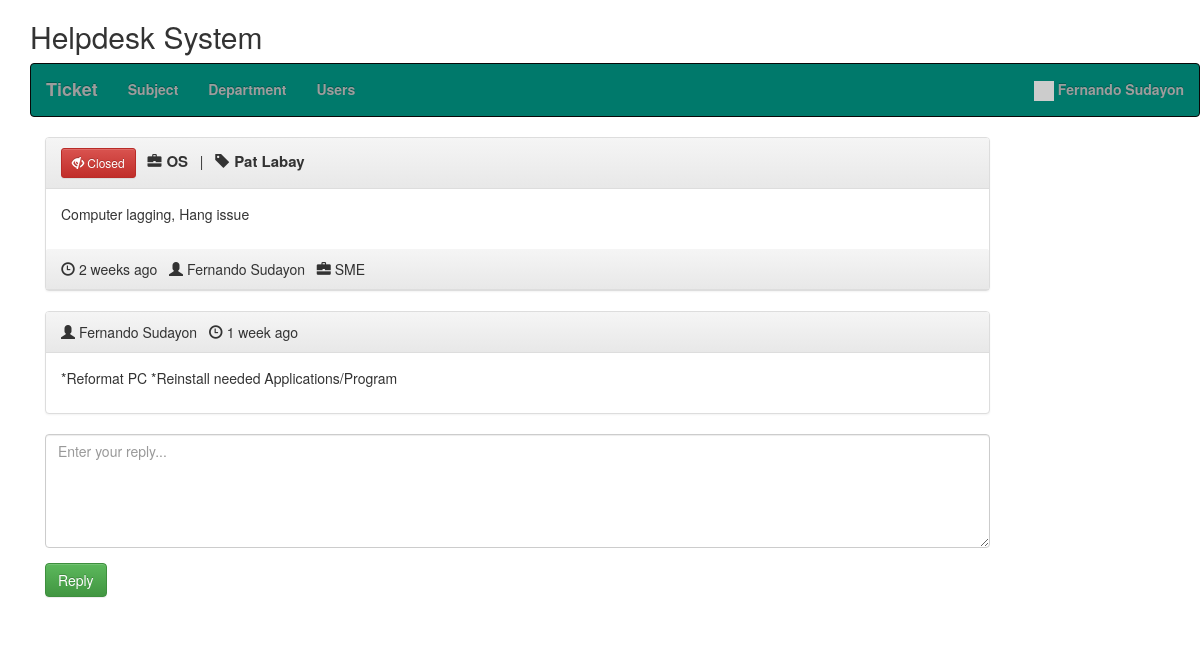
Page /view_ticket.php?id=67106bf24361c (signed in) on the committed database.
### tables this page shows
CREATE TABLE `hd_users` (
  `id` int(11) NOT NULL,
  `email` varchar(250) NOT NULL,
  `password` varchar(250) NOT NULL,
  `create_date` datetime NOT NULL DEFAULT current_timestamp(),
  `name` varchar(250) NOT NULL,
  `user_type` enum('admin','user') NOT NULL,
  `status` int(11) NOT NULL
);

CREATE TABLE `hd_subjects` (
  `id` int(11) NOT NULL,
  `name` varchar(120) NOT NULL,
  `status` int(11) NOT NULL DEFAULT 1
);

CREATE TABLE `hd_tickets` (
  `id` int(11) NOT NULL,
  `uniqid` varchar(20) NOT NULL,
  `user` int(11) NOT NULL,
  `createdfor` varchar(250) NOT NULL,
  `title` varchar(250) NOT NULL,
  `init_msg` text NOT NULL,
  `department` int(11) NOT NULL,
  `date` varchar(250) NOT NULL,
  `dateresolved` varchar(250) NOT NULL,
  `last_reply` int(11) NOT NULL,
  `user_read` int(11) NOT NULL,
  `admin_read` int(11) NOT NULL,
  `resolved` int(11) NOT NULL
);

CREATE TABLE `hd_departments` (
  `id` int(11) NOT NULL,
  `name` varchar(250) NOT NULL,
  `status` int(11) NOT NULL DEFAULT 1
);

CREATE TABLE `hd_ticket_replies` (
  `id` int(11) NOT NULL,
  `user` int(11) NOT NULL,
  `text` text NOT NULL,
  `ticket_id` text NOT NULL,
  `date` varchar(20) NOT NULL,
  `user_read` int(11) NOT NULL
);

### class/Database.php (called while the page is built, shortened)
<?php
class Database {
    public function dbConnect() {
        static $DBH = null;
        if (is_null($DBH)) {
			$connection = new mysqli(HOST, USER, PASSWORD, DATABASE);
			if($connection->connect_error){
				die("Error failed to connect to MySQL: " . $connection->connect_error);
			} else {
				$DBH = $connection;
			}
        }
        return $DBH;
    }
}

### init.php (called while the page is built, shortened)
<?php
require 'class/Database.php';
require 'class/Users.php';
require 'class/Time.php';
require 'class/Tickets.php';
require 'class/Subject.php';
$users = new Users;
$time = new Time;
$subject = new Subject;
$tickets = new Tickets;

### class/Users.php (called while the page is built, shortened)
<?php
class Users extends Database {
	private $userTable = 'hd_users';
	private $dbConnect = false;
	public function __construct(){
        $this->dbConnect = $this->dbConnect();
    }
	public function getUserInfo() {
		if(!empty($_SESSION["userid"])) {
			$sqlQuery = "SELECT name, email, create_date, user_type, status FROM ".$this->userTable."
				WHERE id ='".$_SESSION["userid"]."'";
			$result = mysqli_query($this->dbConnect, $sqlQuery);
			$userDetails = mysqli_fetch_assoc($result);
			return $userDetails;
		}
	}
}

### class/Tickets.php (called while the page is built, shortened)
<?php
class Tickets extends Database {
    private $ticketTable = 'hd_tickets';
	private $ticketRepliesTable = 'hd_ticket_replies';
	private $dbConnect = false;
	public function __construct(){
        $this->dbConnect = $this->dbConnect();
    }
    public function ticketInfo($id) {
		$sqlQuery = "SELECT t.id, t.uniqid, t.title, t.user as tUser, t.createdFor as cfor, t.init_msg as tmessage, t.date, t.dateresolved, t.last_reply, t.resolved, u.name as creater, u.user_type as userType, d.name as department
			FROM ".$this->ticketTable." t
			LEFT JOIN hd_users u ON t.user = u.id
			LEFT JOIN hd_subjects s ON t.title = s.id
			LEFT JOIN hd_departments d ON t.department = d.id
			WHERE t.uniqid = '".$id."'";
		$result = mysqli_query($this->dbConnect, $sqlQuery);
        $tickets = mysqli_fetch_assoc($result);
        return $tickets;
    }
	public function getTicketReplies($id) {
		$sqlQuery = "SELECT r.id, r.text as message, r.date, u.name as creater, d.name as department, u.user_type
			FROM ".$this->ticketRepliesTable." r
			LEFT JOIN ".$this->ticketTable." t ON r.ticket_id = t.id
			LEFT JOIN hd_users u ON r.user = u.id
			LEFT JOIN hd_subjects s ON t.title = s.id
			LEFT JOIN hd_departments d ON t.department = d.id
			WHERE r.ticket_id = '".$id."'";
		$result = mysqli_query($this->dbConnect, $sqlQuery);
       	$data= array();
		while ($row = mysqli_fetch_array($result, MYSQLI_ASSOC)) {
			$data[]=$row;
		}
        return $data;
    }
	public function updateTicketReadStatus($ticketId) {
		$updateField = '';
		if(isset($_SESSION["admin"])) {
			$updateField = "admin_read = '1'";
		} else {
			$updateField = "user_read = '1'";
		}
		$updateTicket = "UPDATE ".$this->ticketTable."
			SET $updateField
			WHERE id = '".$ticketId."'";
		mysqli_query($this->dbConnect, $updateTicket);
	}
}

### class/Subject.php (called while the page is built, shortened)
<?php
class Subject extends Database {
	private $subjectsTable = 'hd_subjects';
	private $dbConnect = false;
	public function __construct(){
        $this->dbConnect = $this->dbConnect();
    }
	public function getSubjectDetail($id) {
		$sqlQuery = "
				SELECT id, name, status
				FROM ".$this->subjectsTable."
				WHERE id = '".$id."'";
		$result = mysqli_query($this->dbConnect, $sqlQuery);
		$row = mysqli_fetch_array($result, MYSQLI_ASSOC);
		return $row;
	}
}

### class/Time.php (called while the page is built, shortened)
<?php
class Time extends Database {
    public function ago($time) {
        $periods = array("second", "minute", "hour", "day", "week", "month", "year", "decade");
        $lengths = array("60","60","24","7","4.35","12","10");
        $now = time();
        $difference = $now - $time;
        for($j = 0; $difference >= $lengths[$j] && $j < count($lengths)-1; $j++) {
            $difference /= $lengths[$j];
        }
        $difference = round($difference);
        if($difference != 1) {
            $periods[$j].= "s";
        }
        return $difference . " " . $periods[$j] . " ago";
    }
}

### view_ticket.php (the view, shortened to what this page needs)
<?php
include 'init.php';
include('inc/header.php');
$ticketDetails = $tickets->ticketInfo($_GET['id']);
$ticketReplies = $tickets->getTicketReplies($ticketDetails['id']);
$subjectTitle = $subject->getSubjectDetail($ticketDetails['title']);
$user = $users->getUserInfo();
?>
<link rel="stylesheet" href="css/style.css" />
<?php include('inc/container.php');?>
<div class="container">
	<div class="row home-sections">
	<h2>Helpdesk System</h2>
	<?php include('menus.php'); ?>
	</div>
	<section class="comment-list">
		<article class="row">
			<div class="col-md-10 col-sm-10">
				<div class="panel panel-default arrow left">
					<div class="panel-heading right">
						<?php if($ticketDetails['resolved']) { ?>
							<button type="button" class="btn btn-danger btn-sm">
								<span class="glyphicon glyphicon-eye-close"></span> Closed
							</button>
						<?php } else { ?>
							<button type="button" class="btn btn-success btn-sm">
								<span class="glyphicon glyphicon-eye-open"></span> Open
							</button>
						<?php } ?>
						&nbsp;&nbsp;<span class="glyphicon glyphicon-briefcase"> </span><span class="ticket-subject"><?php echo $subjectTitle['name']; ?></span>
						&nbsp;&nbsp;|&nbsp;&nbsp;
						<span class="glyphicon glyphicon-tag"> </span><bsp;span class="ticket-subject"><?php echo $ticketDetails['cfor']; ?></span>
					</div>
					<div class="panel-body">
						<div class="comment-post">
						<p>
						<?php
							echo $ticketDetails['tmessage'];
						?>
						</p>
						</div>
					</div>
					<div class="panel-heading right">
						<span class="glyphicon glyphicon-time"></span> <time class="comment-date" datetime="16-12-2014 01:05"><i class="fa fa-clock-o"></i> <?php echo $time->ago($ticketDetails['date']); ?></time>
						&nbsp;&nbsp;<span class="glyphicon glyphicon-user"></span> <?php echo $ticketDetails['creater']; ?>
						&nbsp;&nbsp;<span class="glyphicon glyphicon-briefcase"></span> <?php echo $ticketDetails['department']; ?>
					</div>
				</div>
			</div>
		</article>
		<?php foreach ($ticketReplies as $replies) { ?>
			<article class="row">
				<div class="col-md-10 col-sm-10">
					<div class="panel panel-default arrow right">
						<div class="panel-heading">
							<?php if($replies['user_type'] == 'admin') { ?>
								<span class="glyphicon glyphicon-user"></span> <?php echo ucfirst($replies['creater']); ?>
							<?php } else { ?>
								<span class="glyphicon glyphicon-user"></span> <?php echo $replies['creater']; ?>
							<?php } ?>
							&nbsp;&nbsp;<span class="glyphicon glyphicon-time"></span> <time class="comment-date" datetime="16-12-2014 01:05"><i class="fa fa-clock-o"></i> <?php echo $time->ago($replies['date']); ?></time>
						</div>
						<div class="panel-body">
							<div class="comment-post">
							<p>
							<?php echo $replies['message']; ?>
							</p>
							</div>
						</div>
					</div>
				</div>
			</article>
		<?php } ?>
		<form method="post" id="ticketReply">
			<article class="row">
				<div class="col-md-10 col-sm-10">
					<div class="form-group">
						<textarea class="form-control" rows="5" id="message" name="message" placeholder="Enter your reply..." required></textarea>
					</div>
			</div>
			</article>
			<article class="row">
				<div class="col-md-10 col-sm-10">
					<div class="form-group">
						<input type="submit" name="reply" id="reply" class="btn btn-success" value="Reply" />
					</div>
				</div>
			</article>
		</form>
	</section>
</div>
<?php include('inc/footer.php');?>

### inc/header.php (shortened to what this page needs)
<!DOCTYPE html>
<html>
<head>
<link rel="stylesheet" href="https://maxcdn.bootstrapcdn.com/bootstrap/3.3.5/css/bootstrap.min.css">
<link rel="stylesheet" href="https://maxcdn.bootstrapcdn.com/bootstrap/3.3.5/css/bootstrap-theme.min.css">

### inc/container.php
</head>
<body class="">
<div class="container" style="min-height:500px;">

### menus.php (shortened to what this page needs)
<nav class="navbar navbar-inverse" style="background:#00796B;color:#f6f8f9;font-weight:bold;">
	<div class="container-fluid">
		<ul class="nav navbar-nav menus">
			<li id="ticket"><a href="ticket.php" class="navbar-brand">Ticket</a></li>
			<?php if(isset($_SESSION["admin"])) { ?>
				<li id="subject"><a href="subject.php" >Subject</a></li>
				<li id="department"><a href="department.php" >Department</a></li>
				<li id="user"><a href="user.php" >Users</a></li>
			<?php } ?>
		</ul>
		<ul class="nav navbar-nav navbar-right">
			<li class="dropdown">
				<a href="#" class="dropdown-toggle" data-toggle="dropdown"><span class="label label-pill label-danger count"></span>
				<img src="//gravatar.com/avatar/<?php echo md5($user['email']); ?>?s=100" width="20px">&nbsp;<?php if(isset($_SESSION["userid"])) { echo $user['name']; } ?></a>
			</li>
		</ul>
	</div>
</nav>

### inc/footer.php (shortened to what this page needs)
</div>
</body></html>

### css/style.css (style rules this page uses)
.ticket-subject { font-weight:bold; font-size:15px; margin-left:5px; }

### rows in the picture
hd_users: name "Fernando Sudayon"
hd_subjects: name "OS"
hd_tickets: createdfor "Pat Labay", init_msg "Computer lagging, Hang issue", date "2 weeks ago", hd_users.name "Fernando Sudayon", hd_departments.name "SME"
hd_ticket_replies: hd_users.name "Fernando Sudayon", date "1 week ago", text "*Reformat PC *Reinstall needed Applications/Program"
